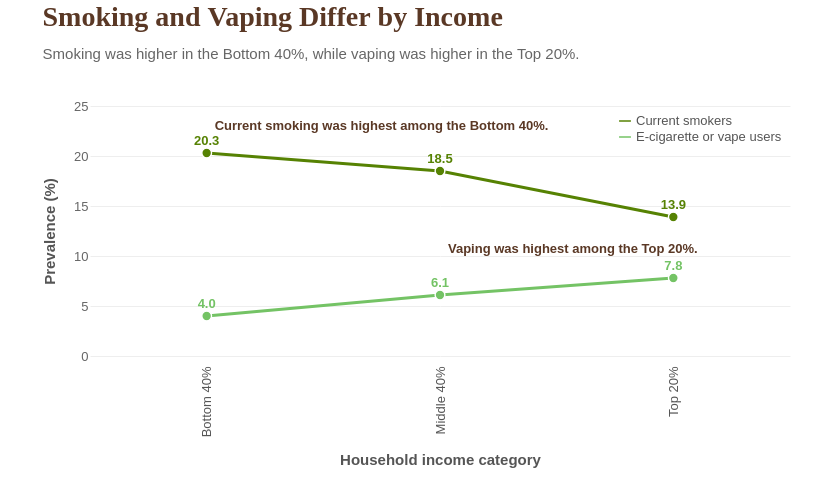

Write the Vega-Lite specification saved for this chart.
### Vega-Lite specification from a JSON file in a GitHub repository (floating-point values rounded to 4 significant figures)
{"$schema": "https://vega.github.io/schema/vega-lite/v5.json", "padding": {"left": 42, "right": 42, "top": 4, "bottom": 16}, "title": {"text": "Smoking and Vaping Differ by Income", "subtitle": "Smoking was higher in the Bottom 40%, while vaping was higher in the Top 20%.", "font": "Georgia", "fontSize": 28, "fontWeight": 700, "color": "#5a3825", "subtitleFont": "Arial", "subtitleFontSize": 15, "subtitleFontWeight": 400, "subtitleColor": "#666666", "subtitlePadding": 15, "anchor": "start", "offset": 38}, "width": 700, "height": 250, "data": {"values": [{"Income_Group": "Bottom 40%", "Measure": "Current smokers", "Prevalence": 20.3}, {"Income_Group": "Middle 40%", "Measure": "Current smokers", "Prevalence": 18.5}, {"Income_Group": "Top 20%", "Measure": "Current smokers", "Prevalence": 13.9}, {"Income_Group": "Bottom 40%", "Measure": "E-cigarette or vape users", "Prevalence": 4.0}, {"Income_Group": "Middle 40%", "Measure": "E-cigarette or vape users", "Prevalence": 6.1}, {"Income_Group": "Top 20%", "Measure": "E-cigarette or vape users", "Prevalence": 7.8}]}, "layer": [{"mark": {"type": "line", "strokeWidth": 3.2, "point": {"filled": true, "size": 95, "stroke": "#ffffff", "strokeWidth": 1.4}}, "encoding": {"x": {"field": "Income_Group", "type": "ordinal", "title": "Household income category", "sort": ["Bottom 40%", "Middle 40%", "Top 20%"], "axis": {"titleFont": "Arial", "titleFontSize": 15, "titleFontWeight": 700, "titleColor": "#555555", "titlePadding": 16, "labelFont": "Arial", "labelFontSize": 13, "labelColor": "#555555", "labelAngle": -90, "labelPadding": 10, "domain": false, "ticks": false}}, "y": {"field": "Prevalence", "type": "quantitative", "title": "Prevalence (%)", "scale": {"domain": [0, 25], "nice": false}, "axis": {"values": [0, 5, 10, 15, 20, 25], "titleFont": "Arial", "titleFontSize": 15, "titleFontWeight": 700, "titleColor": "#555555", "titlePadding": 16, "labelFont": "Arial", "labelFontSize": 13, "labelColor": "#666666", "grid": true, "gridColor": "#eeeeee", "domain": false, "ticks": false}}, "color": {"field": "Measure", "type": "nominal", "scale": {"domain": ["Current smokers", "E-cigarette or vape users"], "range": ["#568203", "#74C365"]}, "legend": {"title": null, "orient": "top-right", "labelFont": "Arial", "labelFontSize": 13, "labelColor": "#555555", "symbolType": "stroke", "symbolSize": 140, "offset": 8}}, "tooltip": [{"field": "Income_Group", "type": "ordinal", "title": "Income group"}, {"field": "Measure", "type": "nominal", "title": "Measure"}, {"field": "Prevalence", "type": "quantitative", "title": "Prevalence (%)", "format": ".1f"}]}}, {"mark": {"type": "text", "font": "Arial", "fontSize": 13, "fontWeight": 700, "dy": -12}, "encoding": {"x": {"field": "Income_Group", "type": "ordinal", "sort": ["Bottom 40%", "Middle 40%", "Top 20%"]}, "y": {"field": "Prevalence", "type": "quantitative", "scale": {"domain": [0, 25], "nice": false}}, "text": {"field": "Prevalence", "type": "quantitative", "format": ".1f"}, "color": {"field": "Measure", "type": "nominal", "scale": {"domain": ["Current smokers", "E-cigarette or vape users"], "range": ["#1A2421", "#0B6623"]}, "legend": null}}}, {"data": {"values": [{"Income_Group": "Bottom 40%", "Prevalence": 23.0, "Text": "Current smoking was highest among the Bottom 40%."}]}, "mark": {"type": "text", "font": "Arial", "fontSize": 13, "fontWeight": 700, "color": "#5a3825", "align": "left", "baseline": "middle", "dx": 8, "limit": 360}, "encoding": {"x": {"field": "Income_Group", "type": "ordinal", "sort": ["Bottom 40%", "Middle 40%", "Top 20%"]}, "y": {"field": "Prevalence", "type": "quantitative", "scale": {"domain": [0, 25], "nice": false}}, "text": {"field": "Text"}}}, {"data": {"values": [{"Income_Group": "Middle 40%", "Prevalence": 10.7, "Text": "Vaping was highest among the Top 20%."}]}, "mark": {"type": "text", "font": "Arial", "fontSize": 13, "fontWeight": 700, "color": "#5a3825", "align": "left", "baseline": "middle", "dx": 8, "limit": 320}, "encoding": {"x": {"field": "Income_Group", "type": "ordinal", "sort": ["Bottom 40%", "Middle 40%", "Top 20%"]}, "y": {"field": "Prevalence", "type": "quantitative", "scale": {"domain": [0, 25], "nice": false}}, "text": {"field": "Text"}}}], "config": {"background": "#ffffff", "view": {"stroke": null}}}
